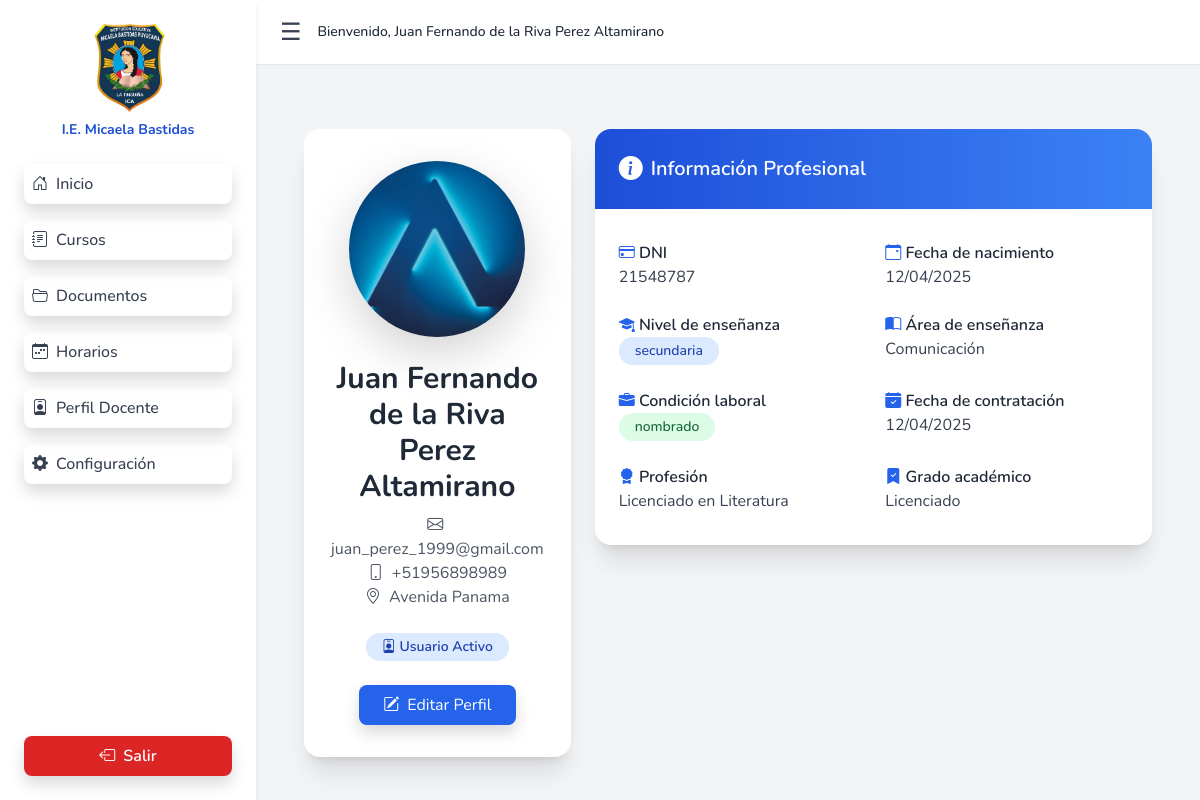
Screenshot of /profile/ (signed in) with the database file from the repository.
### teacher/models.py (models this page shows, shortened)
class Teacher(models.Model):
    user = models.OneToOneField(User, on_delete=models.CASCADE)
    role = models.ForeignKey(Role, on_delete=models.SET_NULL, null=True)
    dni_validator = RegexValidator(
        regex=r'^\d{8,20}$',
        message='DNI must contain between 8 and 20 digits.'
    )
    dni = models.CharField(max_length=20, unique=True, validators=[dni_validator])
    birth_date = models.DateField()
    phone_validator = RegexValidator(
        regex=r'^\+?\d{9,11}$',
        message='Phone number must have 9 to 11 digits, optionally starting with "+".'
    )
    phone_number = models.CharField(max_length=12, validators=[phone_validator])
    address = models.CharField(max_length=255)
    LEVEL_CHOICES = [
        ('primaria', 'Primaria'),
        ('secundaria', 'Secundaria'),
    ]
    teaching_level = models.CharField(max_length=10, choices=LEVEL_CHOICES)
    area_validator = RegexValidator(
        regex=r'^[A-Za-zÀ-ÿ\s]{1,30}$',
        message='Teaching area must contain only letters (max 30 characters).'
    )
    teaching_area = models.CharField(max_length=30, validators=[area_validator])
    CONDITION_CHOICES = [
        ('nombrado', 'Nombrado'),
        ('contratado', 'Contratado'),
        ('jubilado', 'Jubilado'),
    ]
    labor_condition = models.CharField(max_length=10, choices=CONDITION_CHOICES)
    hiring_date = models.DateField()
    notes = models.TextField(blank=True, null=True)
    photo = models.ImageField(upload_to='profile_pics/', null=True, blank=True)
    profession = models.CharField(max_length=50, blank=True)
    academic_degree = models.CharField(max_length=50, blank=True)

### dashboard/views.py (the view)
# urls.py: path('profile/', views.teacher_profile, name='teacher_profile'),
@login_required
def teacher_profile(request):
    teacher = get_object_or_404(Teacher, user=request.user)
    return render(request, 'dashboard/teacher_profile.html', {'teacher': teacher})

### preferences/context_processors.py (called while the page is built)
def dark_mode_context(request):
    if request.user.is_authenticated and hasattr(request.user, 'preferences'):
        return {'dark_mode': request.user.preferences.dark_mode}
    return {'dark_mode': False}

### templates/dashboard/teacher_profile.html (shortened to what this page needs)
{% extends 'base/base_dashboard.html' %}
{% load static %}
{% load i18n %}
{% block inner_content %}
<div class="max-w-7xl mx-auto px-4 py-10">
  <div class="flex flex-col lg:grid lg:grid-cols-3 gap-6 items-start">
    <div class="bg-white shadow-xl rounded-2xl p-6 sm:p-8 text-center flex flex-col items-center w-full">
      {% if teacher.photo %}
        <img src="{{ teacher.photo.url }}" class="w-32 h-32 sm:w-40 sm:h-40 md:w-44 md:h-44 rounded-full object-cover shadow-lg mb-4" alt="Foto de perfil">
      {% else %}
        <div class="w-32 h-32 sm:w-40 sm:h-40 bg-gray-200 rounded-full flex items-center justify-center shadow mb-4">
          <i class="bi bi-person-fill text-5xl text-gray-400"></i>
        </div>
      {% endif %}
      <h2 class="text-xl sm:text-2xl md:text-3xl font-bold text-gray-800 leading-snug">
        {{ teacher.user.first_name }} {{ teacher.user.last_name }}
      </h2>
      <p class="text-sm sm:text-base text-gray-600 mt-2"><i class="bi bi-envelope me-1"></i> {{ teacher.user.email }}</p>
      <p class="text-sm sm:text-base text-gray-600"><i class="bi bi-phone me-1"></i> {{ teacher.phone_number|default:"No hay información" }}</p>
      <p class="text-sm sm:text-base text-gray-600 mb-4"><i class="bi bi-geo-alt me-1"></i> {{ teacher.address|default:"No hay información" }}</p>
      <span class="inline-block bg-blue-100 text-blue-800 text-xs sm:text-sm font-semibold px-3 py-1 rounded-full mb-4">
        <i class="bi bi-person-badge"></i> {% trans "Usuario Activo" %}
      </span>
      <a href="{% url 'edit_teacher_profile' %}"
         class="w-full sm:w-auto inline-flex items-center justify-center gap-2 px-4 py-2 bg-blue-600 hover:bg-blue-700 text-white rounded-lg shadow text-sm sm:text-base">
        <i class="bi bi-pencil-square"></i> {% trans "Editar Perfil" %}
      </a>
    </div>
    <div class="lg:col-span-2 bg-white shadow-xl rounded-2xl w-full">
      <div class="bg-gradient-to-r from-blue-700 to-blue-500 text-white px-6 py-4 rounded-t-2xl text-lg sm:text-xl font-semibold flex items-center gap-2">
        <i class="bi bi-info-circle-fill text-xl sm:text-2xl"></i> {% trans "Información Profesional" %}
      </div>
      <div class="grid grid-cols-1 sm:grid-cols-2 gap-6 px-6 py-6 sm:py-8 text-sm sm:text-base">
        <div>
          <p class="text-gray-800 font-semibold"><i class="bi bi-credit-card text-blue-600"></i> {% trans "DNI" %}</p>
          <p class="text-gray-700">{{ teacher.dni|default:"No hay información" }}</p>
        </div>
        <div>
          <p class="text-gray-800 font-semibold"><i class="bi bi-calendar-event text-blue-600"></i> {% trans "Fecha de nacimiento" %}</p>
          <p class="text-gray-700">{{ teacher.birth_date|date:"d/m/Y"|default:"No hay información" }}</p>
        </div>
        <div>
          <p class="text-gray-800 font-semibold"><i class="bi bi-mortarboard-fill text-blue-600"></i> {% trans "Nivel de enseñanza" %}</p>
          <span class="inline-block bg-blue-100 text-blue-800 text-xs sm:text-sm font-medium px-3 py-1 rounded-full">
            {{ teacher.teaching_level|default:"No hay información" }}
          </span>
        </div>
        <div>
          <p class="text-gray-800 font-semibold"><i class="bi bi-book-half text-blue-600"></i> {% trans "Área de enseñanza" %}</p>
          <p class="text-gray-700">{{ teacher.teaching_area|default:"No hay información" }}</p>
        </div>
        <div>
          <p class="text-gray-800 font-semibold"><i class="bi bi-briefcase-fill text-blue-600"></i> {% trans "Condición laboral" %}</p>
          <span class="inline-block bg-green-100 text-green-800 text-xs sm:text-sm font-medium px-3 py-1 rounded-full">
            {{ teacher.labor_condition|default:"No hay información" }}
          </span>
        </div>
        <div>
          <p class="text-gray-800 font-semibold"><i class="bi bi-calendar-check-fill text-blue-600"></i> {% trans "Fecha de contratación" %}</p>
          <p class="text-gray-700">{{ teacher.hiring_date|date:"d/m/Y"|default:"No hay información" }}</p>
        </div>
        <div>
          <p class="text-gray-800 font-semibold"><i class="bi bi-award-fill text-blue-600"></i> {% trans "Profesión" %}</p>
          <p class="text-gray-700">{{ teacher.profession|default:"No hay información" }}</p>
        </div>
        <div>
          <p class="text-gray-800 font-semibold"><i class="bi bi-bookmark-check-fill text-blue-600"></i> {% trans "Grado académico" %}</p>
          <p class="text-gray-700">{{ teacher.academic_degree|default:"No hay información" }}</p>
        </div>
      </div>
    </div>
  </div>
</div>
{% endblock %}

### templates/base/base_dashboard.html (shortened to what this page needs)
{% extends 'base/base.html' %}
{% load static %}
{% load i18n %}
{% block content %}
<div id="dashboardContainer" class="flex h-screen overflow-hidden bg-gray-100">
  <aside id="sidebar"
         class="w-64 bg-white shadow-md transition-all duration-300 ease-in-out flex flex-col justify-between z-40">
    <div>
      <div class="text-center mt-4">
        <img src="{% static 'img/logo.jpg' %}" class="mx-auto w-20 mb-2" alt="Logo Colegio">
        <h5 class="text-blue-700 font-bold text-sm">I.E. Micaela Bastidas</h5>
      </div>
      <ul class="mt-6 space-y-4 px-6">
        <li>
          <a href="{% url 'teacher_dashboard' %}"
             class="flex items-center space-x-2 p-2 rounded-lg shadow transition font-medium
                    {% if request.path == '/dashboard/' %}bg-black text-white{% else %}text-gray-700 hover:bg-black hover:text-white{% endif %}">
            <i class="bi bi-house-door"></i><span class="text-base">{% trans "Inicio" %}</span>
          </a>
        </li>
        <li>
          <a href="{% url 'teacher_courses' %}"
             class="flex items-center space-x-2 p-2 rounded-lg shadow transition font-medium
                    {% if '/dashboard/courses/' in request.path or '/dashboard/my-courses/' in request.path %}bg-black text-white{% else %}text-gray-700 hover:bg-black hover:text-white{% endif %}">
            <i class="bi bi-journal-text"></i><span class="text-base">{% trans "Cursos" %}</span>
          </a>
        </li>
        <li>
          <a href="{% url 'teacher_documents' %}"
             class="flex items-center space-x-2 p-2 rounded-lg shadow transition font-medium
                    {% if request.path == '/dashboard/documents/' %}bg-black text-white{% else %}text-gray-700 hover:bg-black hover:text-white{% endif %}">
            <i class="bi bi-folder2-open"></i><span class="text-base">{% trans "Documentos" %}</span>
          </a>
        </li>
        <li>
          <a href="{% url 'teacher_schedule' %}"
             class="flex items-center space-x-2 p-2 rounded-lg shadow transition font-medium
                    {% if request.path == '/dashboard/schedules/' %}bg-black text-white{% else %}text-gray-700 hover:bg-black hover:text-white{% endif %}">
            <i class="bi bi-calendar-week"></i><span class="text-base">{% trans "Horarios" %}</span>
          </a>
        </li>
        <li>
          <a href="{% url 'teacher_profile' %}"
             class="flex items-center space-x-2 p-2 rounded-lg shadow transition font-medium
                    {% if '/dashboard/profile/' in request.path or '/dashboard/profile/edit' in request.path %}bg-black text-white{% else %}text-gray-700 hover:bg-black hover:text-white{% endif %}">
            <i class="bi bi-person-badge"></i><span class="text-base">{% trans "Perfil Docente" %}</span>
          </a>
        </li>
        <li>
          <a href="{% url 'configuration' %}"
             class="flex items-center space-x-2 p-2 rounded-lg shadow transition font-medium
                    {% if request.path == '/dashboard/configuration/' %}bg-black text-white{% else %}text-gray-700 hover:bg-black hover:text-white{% endif %}">
            <i class="bi bi-gear-fill"></i><span class="text-base">{% trans "Configuración" %}</span>
          </a>
        </li>
      </ul>
    </div>
    <form method="post" action="{% url 'logout' %}" class="p-6">
      <button type="submit"
              class="w-full bg-red-600 hover:bg-red-700 text-white font-semibold py-2 px-4 rounded-lg shadow transition">
        <i class="bi bi-box-arrow-left me-2"></i>{% trans "Salir" %}
      </button>
    </form>
  </aside>
  <div class="flex-1 flex flex-col">
    <header class="bg-white border-b shadow px-6 py-3 flex items-center justify-between">
      <div class="flex items-center space-x-4">
        <button id="toggleSidebar"
                class="text-gray-700 text-2xl focus:outline-none transition hover:scale-105">
          ☰
        </button>
        <span class="text-sm text-gray-800 font-medium">
          {% trans "Bienvenido" %}, {{ user.first_name }} {{ user.last_name }}
        </span>
      </div>
    </header>
    <main class="flex-1 overflow-y-auto p-6 bg-gray-100">
      {% block inner_content %}{% endblock %}
    </main>
  </div>
</div>
{% endblock %}

### static/css/styles.css (style rules this page uses)
body { min-height: 100vh; display: flex; flex-direction: column; margin: 0; padding: 0; }

### static/css/dashboard.css (style rules this page uses)
body { margin: 0; font-family: 'Segoe UI', Tahoma, Geneva, Verdana, sans-serif; background-color: #ffffff; height: auto; min-height: 100vh; overflow-x: hidden; overflow-y: auto; }

### templates/base/base.html (style rules this page uses)
body { font-family: 'Nunito', sans-serif; }

### rows the page displays
Teacher: photo (picture), user.first_name "Juan Fernando de la Riva", user.last_name "Perez Altamirano", user.email "juan_perez_1999@gmail.com", phone_number "+51956898989", address "Avenida Panama", dni "21548787", birth_date "12/04/2025", teaching_level "secundaria", teaching_area "Comunicación", labor_condition "nombrado", hiring_date "12/04/2025", profession "Licenciado en Literatura", academic_degree "Licenciado"

### other values shown
{{ user.first_name }} "Juan Fernando de la Riva"
{{ user.last_name }} "Perez Altamirano"
